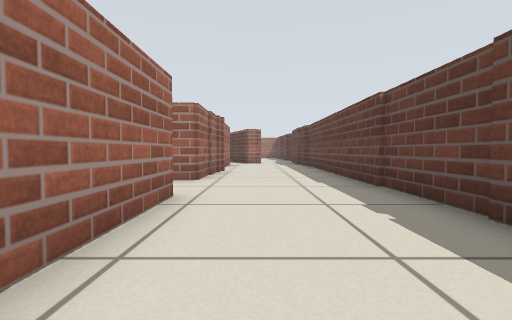
view 1 (above)

24 first-person views from a walk through a world built for the Player/Stage simulator. The camera is 0.39 m above the floor, tilts 2° down and sees 85° across. The lines on the ground mark 1 m squares. The floor is counted in squares, 0.5 m on a side. Each view is taken from the middle of a square. On the plan, view 1 faces up. The plan holds only what a view shows up to about 10 squares ahead; the rest is blank. The place goes on beyond the plan. The robots in the file are not drawn.

view 2
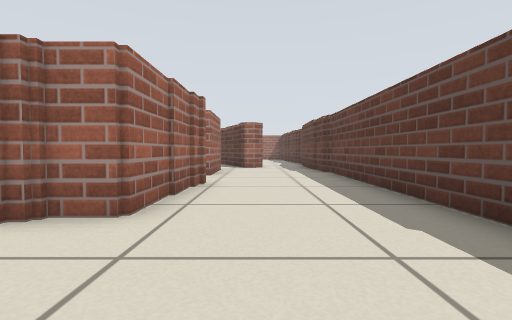

view 3
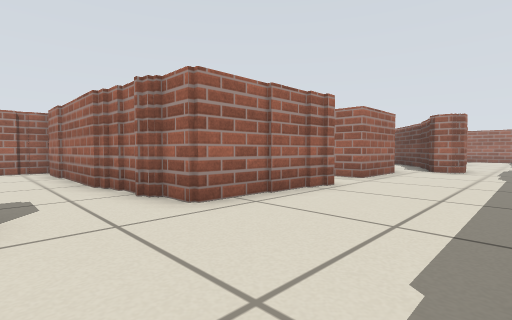

view 4
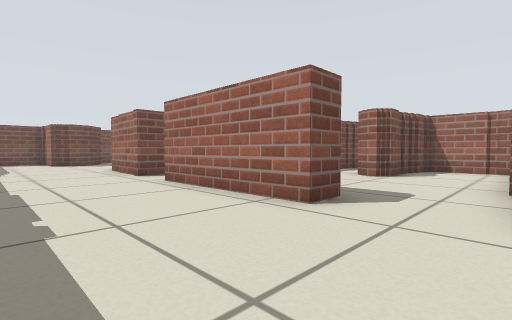

view 5
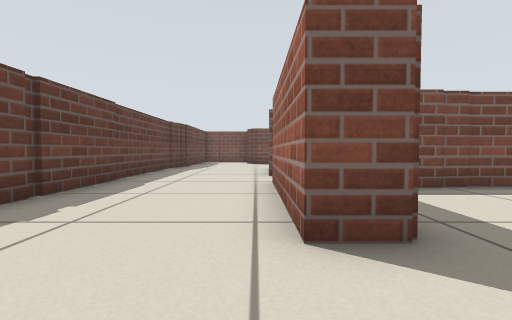

view 6
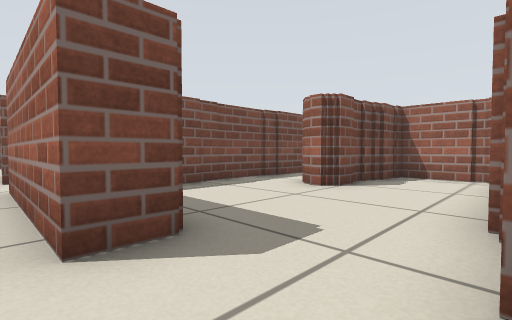

view 7
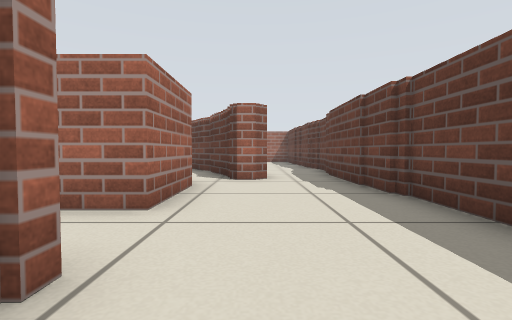

view 8
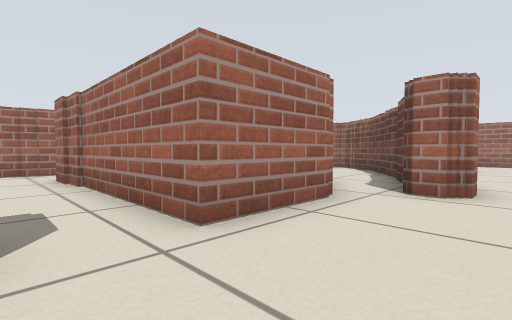

view 9
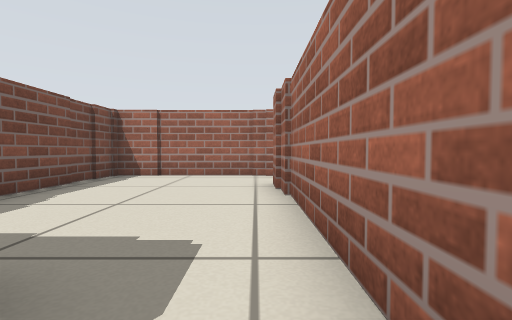

view 10
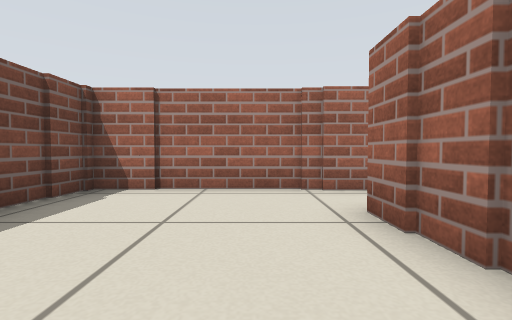

view 11
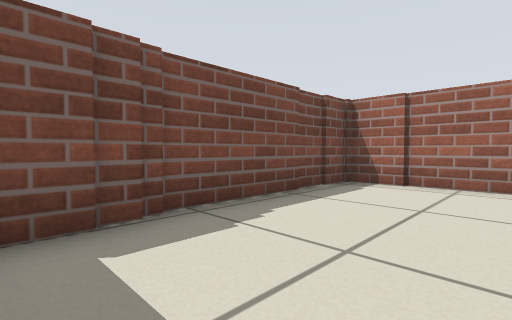

view 12
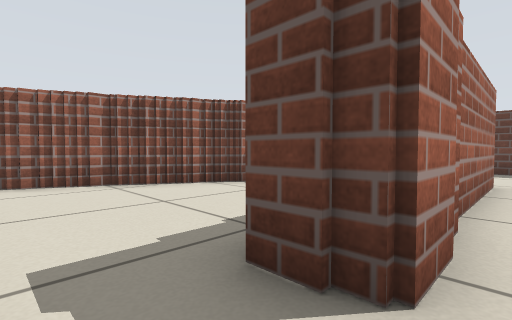

view 13
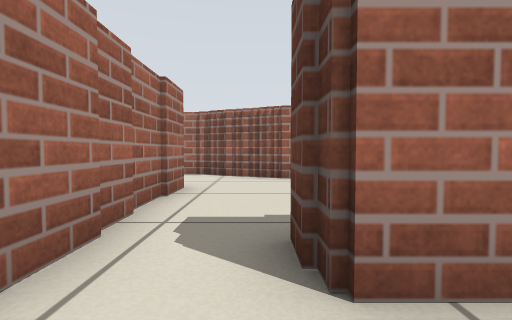

view 14
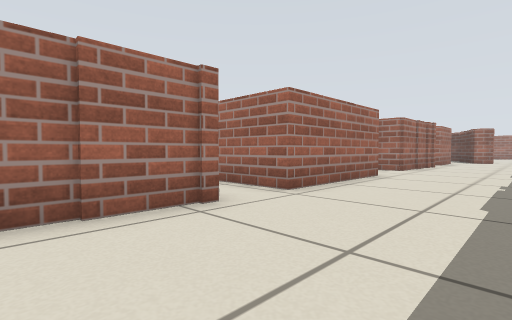

view 15
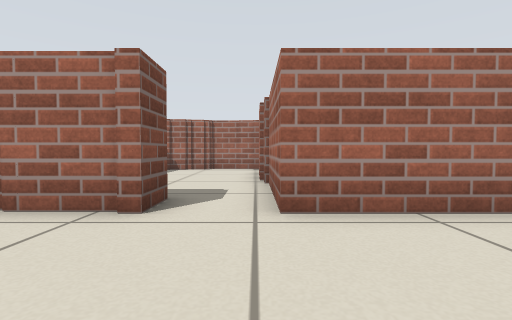

view 16
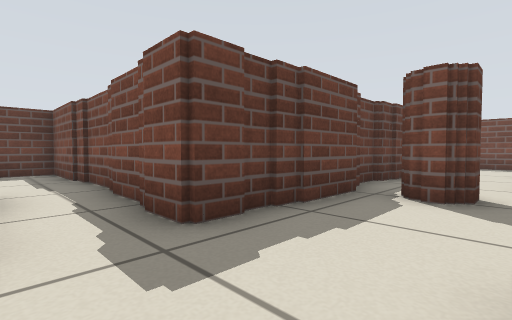

view 17
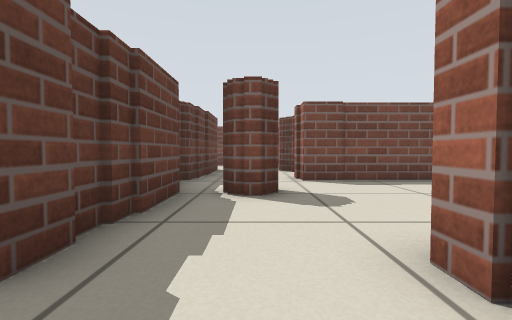

view 18
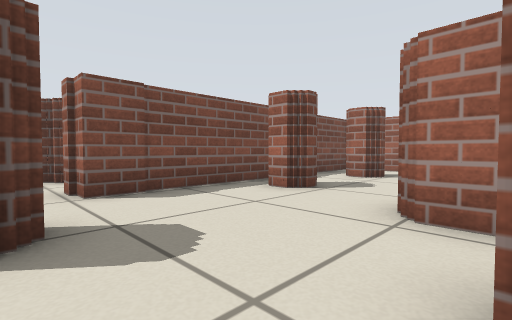

view 19
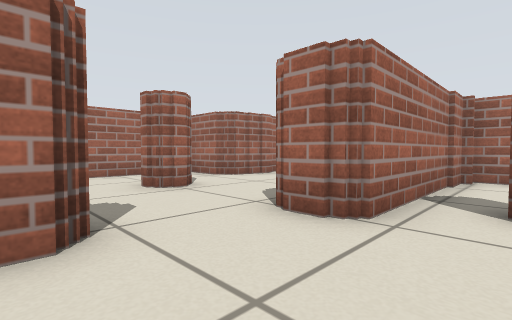

view 20
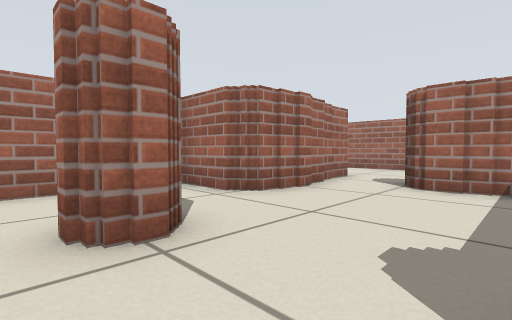

view 21
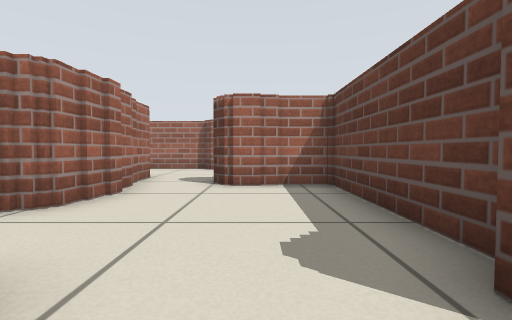

view 22
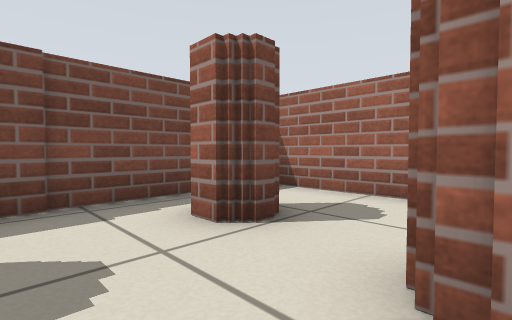

view 23
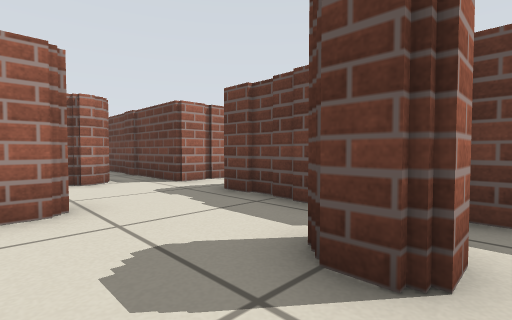

view 24
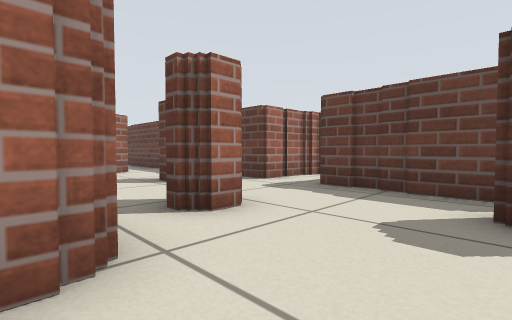

### Floor plan
Ten units are one square. View 1 is at (0, 0); x grows to the right and y downward. Boxes are objects, and circles mark ways between rooms. Rooms are numbered by the first view taken in them; rooms with no view inside come last. Other rooms are left out.
<svg viewBox="-234 -168 265 218">
<path fill="none" stroke="#000" d="M-25 -47 -14 -47 -14 -3M-14 -105 -14 -72 -25 -72M-14 14 -14 32M26 30 26 -140M-16 31 -16 39M24 -140 24 -155M-14 -151 -14 -126M3 -163 -6 -163M-65 -124 -77 -124M-44 -80 -30 -80M-14 -126 -66 -126M-96 -124 -96 -77 -42 -77M-94 -135 -94 -122M-132 -16 -132 -9 -142 -9M-163 -9 -163 -52 -189 -52M-124 27 -124 18 -115 18M-105 21 -105 -15 -90 -15M-174 24 -165 24 -165 31M-119 -40 -125 -40M-153 -50 -153 2 -165 2M-90 -13 -76 -13M-194 -5 -194 5M-178 42 -132 42M-197 22 -197 30M-78 -11 -65 -11M-200 20 -200 25M-84 -32 -105 -32M-80 -30 -85 -30M-205 -42 -205 -38M-207 -39 -207 -26M-209 44 -181 44M-49 -13 -24 -13 -24 -26M-40 -67 -96 -67 -96 -42 -85 -42M-65 -11 -48 -11M-86 -40 -63 -40 -63 -31M-24 -70 -41 -70M-228 -8 -228 41M-210 -24 -229 -24M-116 27 -124 27M-132 42 -132 45M-103 30 -103 25M-101 41 -101 32M-103 45 -103 40"/>
<circle cx="0" cy="-115" r="3" fill="#2a7"/>
<circle cx="-20" cy="-55" r="3" fill="#2a7"/>
<circle cx="-60" cy="-20" r="3" fill="#2a7"/>
<circle cx="-200" cy="-10" r="3" fill="#2a7"/>
<circle cx="-200" cy="15" r="3" fill="#2a7"/>
<circle cx="-130" cy="30" r="3" fill="#2a7"/>
<text x="10" y="-50">1</text>
<text x="-50" y="-110">2</text>
<text x="-140" y="0">3</text>
<text x="-50" y="-40">4</text>
<text x="-220" y="10">5</text>
<text x="-120" y="30">6</text>
</svg>
Room 1 opens to room 2. Room 1 opens to room 4. Room 3 opens to room 4. Room 3 opens to room 5. Room 3 opens to room 6.

Where each view was taken, in squares from view 1:
view 1: 0 up, 0 right, facing up
view 2: 4 up, 0 right, facing up
view 3: 5 up, 2 right, facing up-left
view 4: 7 up, 2 right, facing down-left
view 5: 7 up, 1 left, facing down
view 6: 7 up, 1 left, facing down-left
view 7: 9 up, 0 right, facing up
view 8: 11 up, 1 right, facing up-left
view 9: 12 up, 1 left, facing left
view 10: 11 up, 4 left, facing left
view 11: 11 up, 3 left, facing down-left
view 12: 12 up, 9 left, facing up-right
view 13: 11 up, 8 left, facing up
view 14: 4 down, 2 right, facing up-left
view 15: 0 up, 2 right, facing left
view 16: 3 up, 13 left, facing down-right
view 17: 3 up, 12 left, facing down
view 18: 1 up, 12 left, facing down-left
view 19: 3 down, 14 left, facing up-left
view 20: 1 down, 17 left, facing up-left
view 21: 1 down, 18 left, facing up
view 22: 0 up, 18 left, facing down-left
view 23: 3 down, 14 left, facing up-right
view 24: 2 down, 16 left, facing up-right
